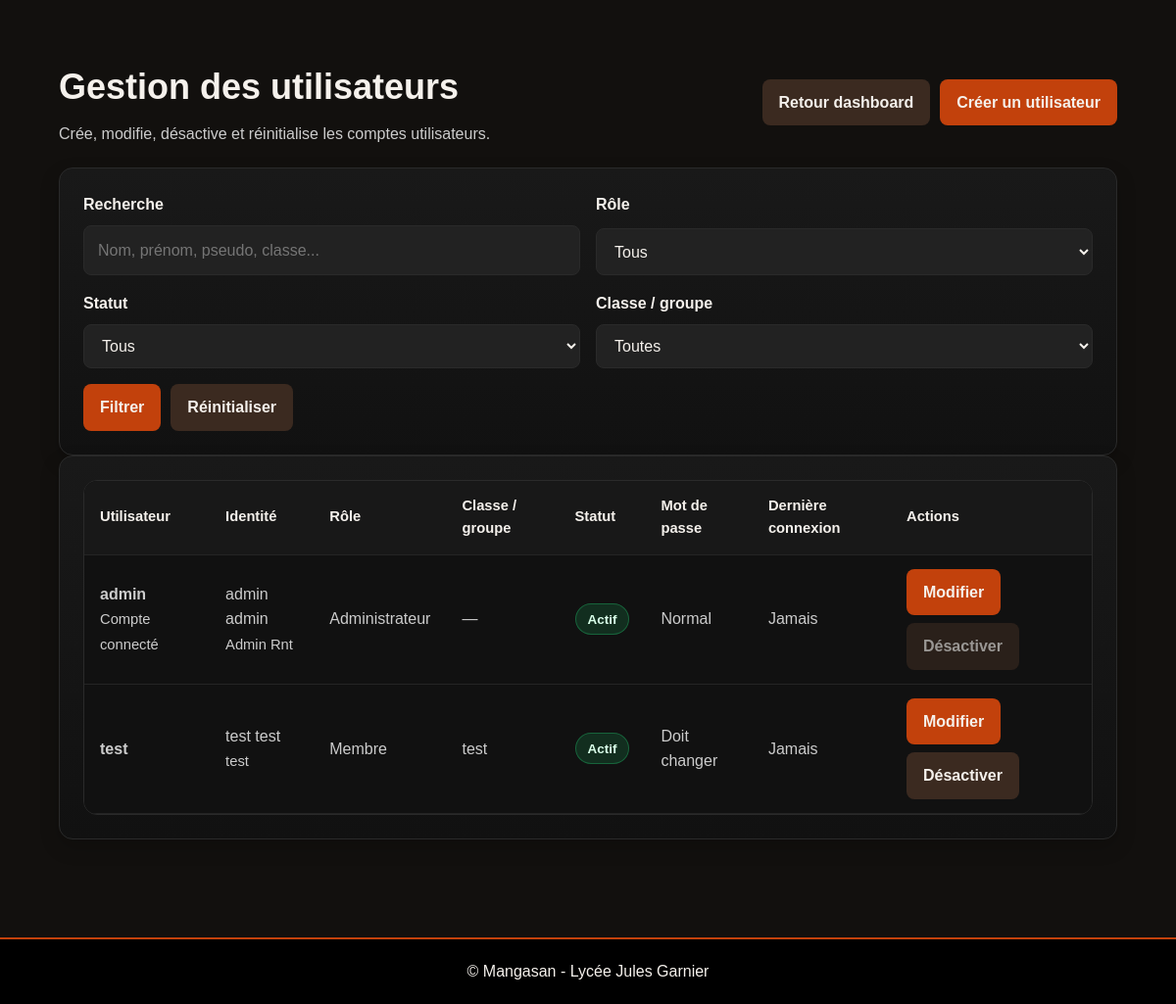
The page /admin/users.php (signed in) on the database its author committed.
### tables this page shows
CREATE TABLE `users` (
  `id` int(10) UNSIGNED NOT NULL,
  `role_id` int(10) UNSIGNED NOT NULL,
  `username` varchar(100) NOT NULL,
  `first_name` varchar(100) NOT NULL,
  `last_name` varchar(100) NOT NULL,
  `display_name` varchar(150) DEFAULT NULL,
  `class_name` varchar(100) DEFAULT NULL,
  `password_hash` varchar(255) NOT NULL,
  `status` enum('active','inactive') NOT NULL DEFAULT 'active',
  `must_change_password` tinyint(1) NOT NULL DEFAULT 0,
  `created_at` datetime NOT NULL DEFAULT current_timestamp(),
  `updated_at` datetime NOT NULL DEFAULT current_timestamp() ON UPDATE current_timestamp(),
  `last_login_at` datetime DEFAULT NULL
);

CREATE TABLE `roles` (
  `id` int(10) UNSIGNED NOT NULL,
  `name` varchar(50) NOT NULL,
  `label` varchar(100) NOT NULL,
  `created_at` datetime NOT NULL DEFAULT current_timestamp()
);

### includes/auth.php (called while the page is built, shortened)
<?php
function getCurrentUserId(): ?int
{
    return isset($_SESSION['user_id']) ? (int)$_SESSION['user_id'] : null;
}

### admin/users.php (the view, shortened to what this page needs)
<?php
require_once __DIR__ . '/../includes/db.php';
require_once __DIR__ . '/../includes/auth.php';
function e(?string $value): string
{
    return htmlspecialchars((string) $value, ENT_QUOTES, 'UTF-8');
}
function userStatusLabel(string $status): string
{
    return match ($status) {
        'active' => 'Actif',
        'inactive' => 'Inactif',
        default => $status
    };
}
$search = trim((string) ($_GET['search'] ?? ''));
$sql = "
    SELECT
        users.id,
        users.role_id,
        users.username,
        users.first_name,
        users.last_name,
        users.display_name,
        users.class_name,
        users.status,
        users.must_change_password,
        users.created_at,
        users.updated_at,
        users.last_login_at,
        roles.name AS role_name,
        roles.label AS role_label
    FROM users
    INNER JOIN roles ON roles.id = users.role_id
    WHERE 1 = 1
";
$params = [];
$sql .= " ORDER BY users.last_name ASC, users.first_name ASC, users.username ASC";
$stmt = $pdo->prepare($sql);
$stmt->execute($params);
$users = $stmt->fetchAll();
$currentUserId = getCurrentUserId();
require_once __DIR__ . '/../includes/header.php';
?>
<main class="admin-dashboard-page">
    <section class="home-section">
        <div class="container">
            <div class="admin-toolbar">
                <div class="admin-page-heading">
                    <h1>Gestion des utilisateurs</h1>
                    <p>Crée, modifie, désactive et réinitialise les comptes utilisateurs.</p>
                </div>
                <div class="admin-toolbar-actions">
                    <a href="/mangasan/admin/index.php" class="btn btn-secondary">Retour dashboard</a>
                    <a href="/mangasan/admin/user_edit.php" class="btn btn-primary">Créer un utilisateur</a>
                </div>
            </div>
            <div class="admin-panel">
                <form method="get" action="/mangasan/admin/users.php" class="admin-filter-form">
                    <div class="admin-form-grid">
                        <div class="admin-field">
                            <label for="search">Recherche</label>
                            <input type="text" id="search" name="search" value="<?php echo e($search); ?>" placeholder="Nom, prénom, pseudo, classe...">
                        </div>
                        <div class="admin-field">
                            <label for="role_id">Rôle</label>
                            <select id="role_id" name="role_id">
                                <option value="">Tous</option>
                            </select>
                        </div>
                        <div class="admin-field">
                            <label for="status">Statut</label>
                            <select id="status" name="status">
                                <option value="">Tous</option>
                            </select>
                        </div>
                        <div class="admin-field">
                            <label for="class_name">Classe / groupe</label>
                            <select id="class_name" name="class_name">
                                <option value="">Toutes</option>
                            </select>
                        </div>
                    </div>
                    <div class="admin-filter-actions">
                        <button type="submit" class="btn btn-primary">Filtrer</button>
                        <a href="/mangasan/admin/users.php" class="btn btn-secondary">Réinitialiser</a>
                    </div>
                </form>
            </div>
            <div class="admin-panel">
                <div class="admin-table-wrapper">
                    <table class="admin-table">
                        <thead>
                            <tr>
                                <th>Utilisateur</th>
                                <th>Identité</th>
                                <th>Rôle</th>
                                <th>Classe / groupe</th>
                                <th>Statut</th>
                                <th>Mot de passe</th>
                                <th>Dernière connexion</th>
                                <th>Actions</th>
                            </tr>
                        </thead>
                        <tbody>
                            <?php foreach ($users as $user): ?>
                                <?php $isSelf = $currentUserId === (int) $user['id']; ?>
                                <tr>
                                    <td>
                                        <strong><?php echo e($user['username']); ?></strong>
                                        <?php if ($isSelf): ?>
                                            <br>
                                            <span class="admin-cell-muted">Compte connecté</span>
                                        <?php endif; ?>
                                    </td>
                                    <td>
                                        <?php echo e(trim((string) $user['first_name'] . ' ' . (string) $user['last_name'])); ?>
                                        <?php if (!empty($user['display_name'])): ?>
                                            <br>
                                            <span class="admin-cell-muted"><?php echo e($user['display_name']); ?></span>
                                        <?php endif; ?>
                                    </td>
                                    <td><?php echo e($user['role_label']); ?></td>
                                    <td><?php echo !empty($user['class_name']) ? e($user['class_name']) : '—'; ?></td>
                                    <td>
                                        <span class="admin-badge <?php echo $user['status'] === 'active' ? 'is-visible' : 'is-hidden'; ?>">
                                            <?php echo e(userStatusLabel((string) $user['status'])); ?>
                                        </span>
                                    </td>
                                    <td>
                                        <?php echo (int) $user['must_change_password'] === 1 ? 'Doit changer' : 'Normal'; ?>
                                    </td>
                                    <td>
                                        <?php echo !empty($user['last_login_at']) ? e((string) $user['last_login_at']) : 'Jamais'; ?>
                                    </td>
                                    <td>
                                        <div class="admin-actions-inline">
                                            <a href="/mangasan/admin/user_edit.php?id=<?php echo (int) $user['id']; ?>" class="btn btn-primary">Modifier</a>
                                            <form method="post" action="/mangasan/actions/user_toggle_status.php">
                                                <button type="submit" class="btn btn-secondary" <?php echo $isSelf ? 'disabled' : ''; ?>>
                                                    <?php echo $user['status'] === 'active' ? 'Désactiver' : 'Réactiver'; ?>
                                                </button>
                                            </form>
                                        </div>
                                    </td>
                                </tr>
                            <?php endforeach; ?>
                        </tbody>
                    </table>
                </div>
            </div>
        </div>
    </section>
</main>
<?php require_once __DIR__ . '/../includes/footer.php'; ?>

### public/assets/css/style.css (style rules this page uses)
:root { --font-base: Arial, sans-serif; --color-primary: #e50914; --color-primary-hover: #ff1a1a; --color-secondary: #333333; --color-accent: #c1121f; --color-background: #0f0f0f; --color-surface: #111111; --color-surface-soft: #151515; --color-surface-alt: #1a1a1a; --color-border: #2a2a2a; --color-text: #ffffff; --color-text-muted: #cccccc; --color-text-soft: #c8c8c8; --radius-sm: 8px; --radius-md: 14px; --radius-lg: 22px; --container-width: 1200px; --shadow-sm: 0 8px 20px rgba(0, 0, 0, 0.18); --shadow-md: 0 16px 30px rgba(0, 0, 0, 0.28); --shadow-lg: 0 24px 60px rgba(0, 0, 0, 0.42); --transition-fast: 0.2s ease; --transition-base: 0.25s ease; --transition-slow: 0.35s ease; }
* { margin: 0; padding: 0; box-sizing: border-box; }
html { scroll-behavior: smooth; }
body { font-family: var(--font-base); background: var(--color-background); color: var(--color-text); line-height: 1.6; }
a { color: inherit; }
main { min-height: calc(100vh - 140px); }
.container { width: min(90%, var(--container-width)); margin: 0 auto; }
.home-section, .section { padding: 60px 0; }
input, select, textarea { width: 100%; padding: 12px 14px; border: 1px solid var(--color-border); border-radius: var(--radius-sm); background: #222222; color: var(--color-text); font: inherit; }
.btn { display: inline-flex; align-items: center; justify-content: center; min-height: 44px; padding: 10px 16px; border: 1px solid transparent; border-radius: var(--radius-sm); background: var(--color-primary); color: var(--color-text); text-align: center; text-decoration: none; font: inherit; font-weight: 700; cursor: pointer; transition: var(--transition-base); }
.btn.secondary, .btn.btn-secondary { background: var(--color-secondary); }
.btn.primary, .btn.btn-primary { background: var(--color-primary); }

### public/assets/css/admin.css (style rules this page uses)
.admin-panel { padding: 24px; background: linear-gradient(180deg, #191919 0%, #111111 100%); border: 1px solid #2a2a2a; border-radius: var(--radius-md); box-shadow: var(--shadow-sm); }
.admin-toolbar { display: flex; justify-content: space-between; align-items: center; flex-wrap: wrap; gap: 14px; margin-bottom: 22px; }
.admin-toolbar-actions { display: flex; flex-wrap: wrap; gap: 10px; }
.admin-table-wrapper { overflow-x: auto; border: 1px solid #2a2a2a; border-radius: var(--radius-md); }
.admin-table { width: 100%; border-collapse: collapse; min-width: 760px; background: #111111; }
.admin-table th, .admin-table td { padding: 14px 16px; text-align: left; border-bottom: 1px solid #242424; }
.admin-table th { background: #181818; color: var(--color-text); font-size: 0.92rem; }
.admin-table td { color: var(--color-text-muted); }
.admin-form-grid { display: grid; grid-template-columns: repeat(2, minmax(0, 1fr)); gap: 16px; }
.admin-page-heading { display: grid; gap: 6px; }
.admin-page-heading h1 { margin: 0; font-size: clamp(2rem, 3vw, 2.8rem); }
.admin-page-heading p { margin: 0; color: var(--color-text-muted); }
.admin-field { display: grid; gap: 8px; }
.admin-field label { font-weight: 700; }
.admin-cell-muted { color: var(--color-text-muted); font-size: 0.92rem; }
.admin-actions-inline { display: flex; flex-wrap: wrap; gap: 8px; }
.admin-badge { display: inline-flex; align-items: center; justify-content: center; min-height: 32px; padding: 0 12px; border-radius: 999px; font-size: 0.84rem; font-weight: 700; }
.admin-badge.is-visible { background: rgba(30, 180, 100, 0.18); color: #d9ffe9; border: 1px solid rgba(30, 180, 100, 0.4); }
.admin-filter-form { display: grid; gap: 16px; }
.admin-filter-actions { display: flex; flex-wrap: wrap; gap: 10px; }
.admin-table .btn[disabled] { opacity: 0.6; cursor: not-allowed; }

### rows shown on the page
users: username "admin", shows "Compte connecté", first_name+last_name "admin admin", display_name "Admin Rnt", role.label "Administrateur", status "Actif", must_change_password "Normal", shows "Jamais", shows "Désactiver"
users: username "test", first_name+last_name "test test", display_name "test", role.label "Membre", class_name "test", status "Actif", must_change_password "Doit changer", shows "Jamais", shows "Désactiver"
